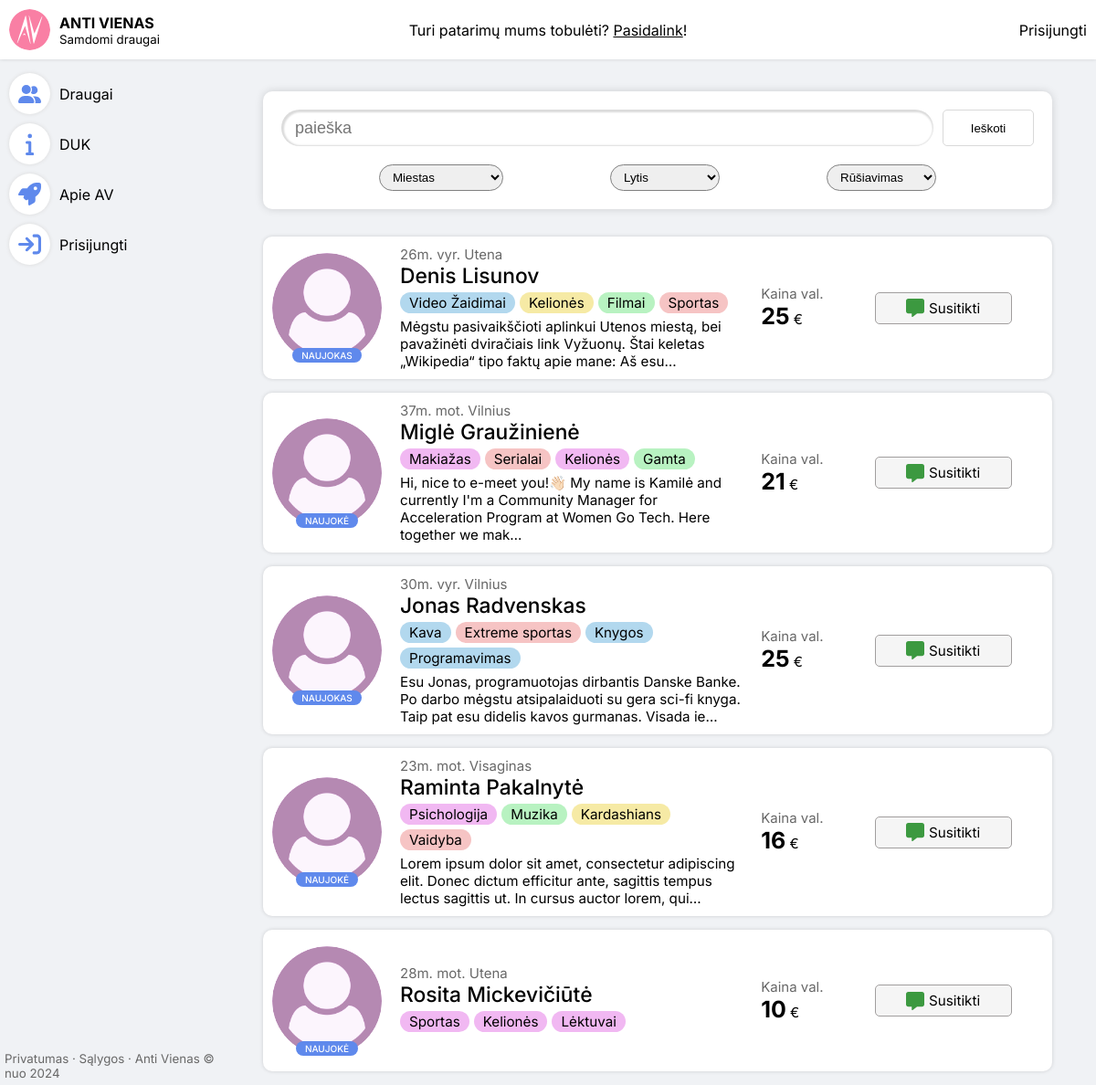
The app's page /, older data.
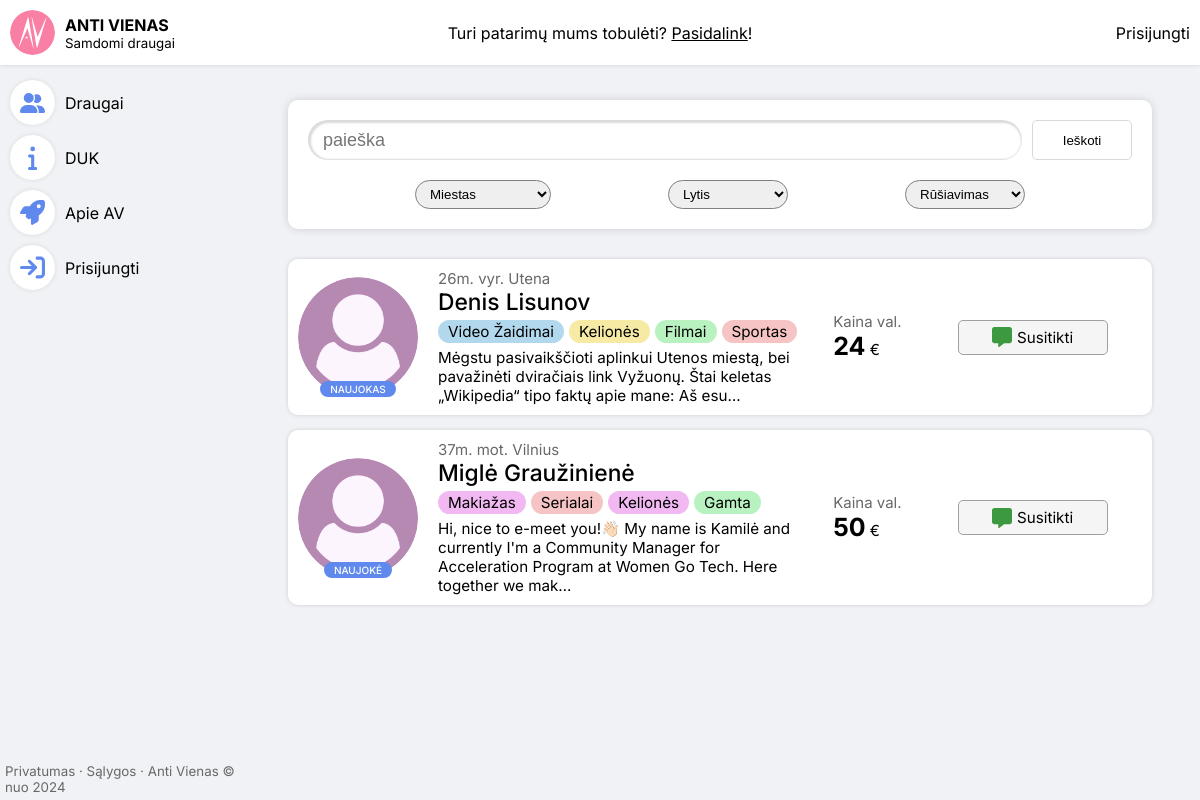
The same page, newer data.
### antivienas/database/models.py (models this page shows, shortened)
class FriendSetting(models.Model):
    friend =            models.OneToOneField(User, related_name="friend", on_delete=models.CASCADE, primary_key=True)
    price_per_hour =    models.PositiveIntegerField(default=0)
    is_public =         models.BooleanField(default=False)
    account_number =            models.CharField(max_length=20, blank=True)
    account_holder_details =    models.CharField(max_length=200, blank=True)
    level =     models.SmallIntegerField(choices=LvlOfExperience, default=LvlOfExperience.NEWBIE)
    created =   models.DateTimeField(auto_now_add=True)

class User(AbstractUser):
    is_id_verified =    models.BooleanField(default=False)
    id_img =            models.ImageField(upload_to=user_img_upload_path, blank=True, null=True)
    profile_type =      models.CharField(max_length=6, choices=ProfileTypes, default=ProfileTypes.USER)
    birthday =          models.DateField(default=dt.date(1998,5,14))
    city =              models.CharField(max_length=15,choices=CityOfService,null=True,blank=True)
    job =               models.CharField(max_length=40, blank=True)
    description =       models.TextField(max_length=2500, blank=True)
    gender =            models.CharField(max_length=10, choices=Genders, blank=True, null=True)
    education =         models.CharField(max_length=15, choices=EducationChoices, blank=True, null=True)
    selected_avatar =  models.SmallIntegerField(default=0)
    interest_one =      models.CharField(max_length=50, blank=True)
    interest_two =      models.CharField(max_length=50, blank=True)
    interest_three =    models.CharField(max_length=50, blank=True)
    interest_four =     models.CharField(max_length=50, blank=True)
    interest_color_one =    models.CharField(max_length=7, choices=InterestColorHexes, default=InterestColorHexes.GRAY)
    interest_color_two =    models.CharField(max_length=7, choices=InterestColorHexes, default=InterestColorHexes.GRAY)
    interest_color_three =  models.CharField(max_length=7, choices=InterestColorHexes, default=InterestColorHexes.GRAY)
    interest_color_four =   models.CharField(max_length=7, choices=InterestColorHexes, default=InterestColorHexes.GRAY)
    orders_completed =  models.PositiveIntegerField(default=0)
    @property
    def age(self):
        return int((dt.datetime.now().date() - self.birthday).days / 365.25)
    @property
    def avatar(self):
        return UserProfilePicture.avatar(self)

### antivienas/backend/views.py (the view)
# urls.py: path('', views.index_page, name="index"),
def index_page(request):
    template = "pages/index.html"
    context = {'cities': CITY_CHOICES, 'genders': GENDERS}
    search_query = request.GET.get('q') if request.GET.get('q') != None else ''
    city = request.GET.get('city') if request.GET.get('city') != None else ''
    if city:
        city = CITY_CHOICES[city]
    gender = request.GET.get('gender') if request.GET.get('gender') != None else ''
    if gender:
        gender = GENDERS[gender]
    sort_by = request.GET.get('filter-by') if request.GET.get('filter-by') != None else ''
    context['search_query'] = search_query
    context['city'] = city
    context['gender'] = gender
    context['sort_by'] = sort_by
    friends = FriendSetting.objects.filter(
        Q(is_public=True) &
        Q(friend__city__icontains=city) &
        Q(friend__gender__icontains=gender)
    )
    for query in search_query.split(" "):
        friends = friends.filter(Q(friend__first_name__icontains=query) | Q(friend__last_name__icontains=query))
    if friends:
        match sort_by:
            case 'age_up':
                friends = friends.order_by('-friend__birthday')
            case 'age_down':
                friends = friends.order_by('friend__birthday')
            case _:
                pass
    context['friends'] = friends
    return render(request, template, context)

### antivienas/database/models.py (called while the page is built)
    @classmethod
    def avatar(cls, user):
        try:
            image = UserProfilePicture.objects.filter(user=user, is_avatar=True)[0]
        except:
            return None
        return image

### antivienas/frontend/templates/pages/index.html (shortened to what this page needs)
<!DOCTYPE html>
{% load static %}
<html lang="lt">
<head>
    <link rel="stylesheet" href="{% static 'styles/style.css' %}" />
</head>
<body>
    {% include "components/top-nav.html" %}
    <main class="main-double-split">
        <div class="left-container">
            {% include "components/side-nav.html" %}
            {% include "components/terms-of-service.html" %}
        </div>
        <div class="middle-container">
            {% include "components/search-box.html" %}
            {% if friends %}
            {% for friend in friends %}
                {% include "components/friend-card.html" %}
            {% endfor %}
            {% else %}
            <p class="no-results-search">
                Draugų, su tokiais paieškos parametrais, neradome. Galbūt nori <a href="#">būti pirmas</a>?
            </p>
            {% endif %}
        </div>
    </main>
</body>
</html>

### antivienas/frontend/templates/components/friend-card.html (shortened to what this page needs)
{% load static %}
<div class="friend-card-container">
    <a class="info-shell" href="{% url 'profile' friend.friend.pk %}">
        <div class="left-part">
            {% if friend.friend.avatar %}
            <img src="{{ friend.friend.avatar.image.url }}" alt="">
            {% else %}
            <img src="{% static 'assets/user-no-avatar.png' %}" alt="">
            {% endif %}
            <div class="level-container">
                <p class="level" style="background-color: var(--blue);">{% if friend.friend.gender == "Vyras" %}{{ friend.get_level_display }}{% else %}{{ friend.get_level_display|slice:"0:-2"|add:"ė" }}{% endif %}</p>
            </div>
        </div>
        <div class="right-part">
                <div class="header">
                    <small>{{ friend.friend.age }}m. {{ friend.friend.gender|lower|slice:"0:3" }}. {{ friend.friend.city|title }}</small>
                </div>
                <div class="name-part">
                    <h2>{{ friend.friend.first_name|title }} {{ friend.friend.last_name|title }}</h2>
                </div>
                <div class="interest-container">
                    {% include "components/interests-duplicate.html" %}
                </div>
                <div class="description-shell">
                    <p>{{ friend.friend.description|truncatechars:150 }}</p>
                </div>
        </div>
    <div class="price-part">
        <small>Kaina val. </small>
        <span><strong>{{ friend.price_per_hour }}</strong> €</span>
    </div>
    </a>
    <div class="action-part">
        <a href="#" class="meetup-btn">
            <span>Susitikti</span>
        </a>
    </div>
</div>

### antivienas/frontend/templates/components/interests-duplicate.html
{% if friend.friend.interest_one %}
<p class="interest-item" style="background-color: {{ friend.friend.interest_color_one }};">{{friend.friend.interest_one}}</p>
{% endif %}
{% if friend.friend.interest_two %}
<p class="interest-item" style="background-color: {{ friend.friend.interest_color_two }};">{{friend.friend.interest_two}}</p>
{% endif %}
{% if friend.friend.interest_three %}
<p class="interest-item" style="background-color: {{ friend.friend.interest_color_three }};">{{friend.friend.interest_three}}</p>
{% endif %}
{% if friend.friend.interest_four %}
<p class="interest-item" style="background-color: {{ friend.friend.interest_color_four }};">{{friend.friend.interest_four}}</p>
{% endif %}

Row changes from the older to the newer data that the page shows:
removed FriendSetting: level "NAUJOKAS", friend.age "30", friend.gender "vyr", friend.city "Vilnius", friend.first_name "Jonas", friend.last_name "Radvenskas", friend.interest_one "Kava", friend.interest_two "Extreme sportas", friend.interest_three "Knygos", friend.interest_four "Programavimas", friend.description "Esu Jonas, programuotojas dirbantis Danske Banke. Po darbo mėgstu atsipalaiduoti su gera sci-fi knyga. Taip pat esu didelis kavos gurmanas. Visada ie…", price_per_hour "25"
removed FriendSetting: level|add "NAUJOKĖ", friend.age "23", friend.gender "mot", friend.city "Visaginas", friend.first_name "Raminta", friend.last_name "Pakalnytė", friend.interest_one "Psichologija", friend.interest_two "Muzika", friend.interest_three "Kardashians", friend.interest_four "Vaidyba", friend.description "Lorem ipsum dolor sit amet, consectetur adipiscing elit. Donec dictum efficitur ante, sagittis tempus lectus sagittis ut. In cursus auctor lorem, qui…", price_per_hour "16"
removed FriendSetting: level|add "NAUJOKĖ", friend.age "28", friend.gender "mot", friend.city "Utena", friend.first_name "Rosita", friend.last_name "Mickevičiūtė", friend.interest_one "Sportas", friend.interest_two "Kelionės", friend.interest_three "Lėktuvai", price_per_hour "10"
changed FriendSetting "NAUJOKAS": price_per_hour "25" → "24"
changed FriendSetting "NAUJOKĖ": price_per_hour "21" → "50"
